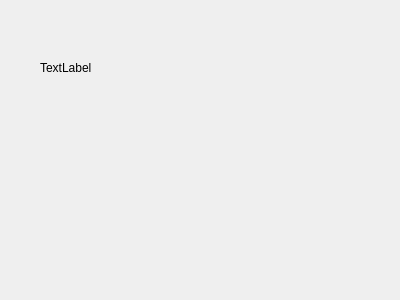
<?xml version="1.0" encoding="UTF-8"?>
<ui version="4.0">
 <class>About</class>
 <widget class="QDialog" name="About">
  <property name="geometry">
   <rect>
    <x>0</x>
    <y>0</y>
    <width>400</width>
    <height>300</height>
   </rect>
  </property>
  <property name="windowTitle">
   <string>Dialog</string>
  </property>
  <widget class="QLabel" name="label">
   <property name="geometry">
    <rect>
     <x>40</x>
     <y>60</y>
     <width>59</width>
     <height>16</height>
    </rect>
   </property>
   <property name="text">
    <string>TextLabel</string>
   </property>
  </widget>
 </widget>
 <resources/>
 <connections/>
</ui>
